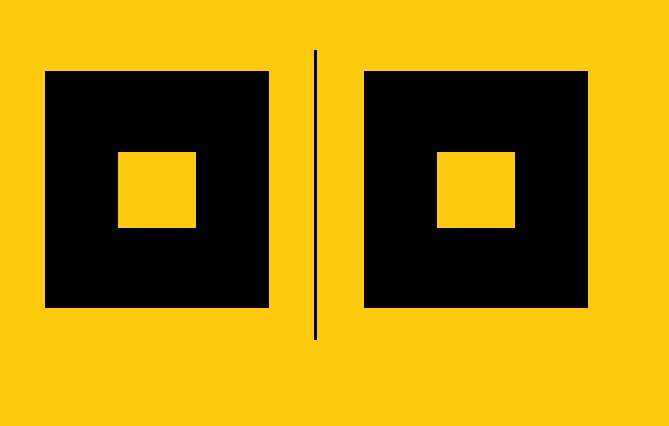
#> input picture imagen1.jpg, 669 x 426 px, found by its file name
$ python contorno.py
#> lines starting #> are read from the running program, lines starting #| are printed output that depends on the picture; after the words box and inside, x2 and y2 are one past the last pixel; in counts of white or black regions, pixels touching at a corner belong together
#3 JUST COLOR PICKER

import cv2

# apertura de la imagen a trabajar
imagen = cv2.imread('proyecto\moendas_contorno\imagen1.jpg')
#> imagen is the input picture: shape (426, 669, 3); mean B, G, R 9.4, 133.9, 169.8

# pasar la img a escala de grises para trabajarla
# se puede elegir la cantidad de colores y bits
grises = cv2.cvtColor(imagen, cv2.COLOR_BGR2GRAY)
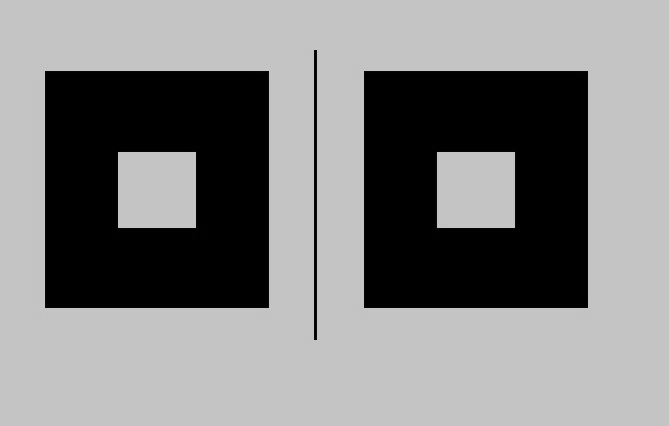
#> grises: shape (426, 669); min 0, max 203, mean 130.6

# Separamos los objetos de su entorno para trabajar la img
#Umbralizacion simple
_, img_umbral = cv2.threshold(grises, 100, 255, cv2.THRESH_BINARY)
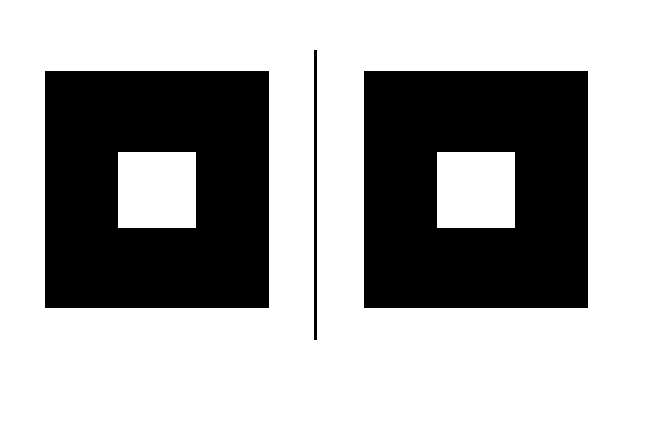
#> img_umbral: shape (426, 669); 66.6% white; 3 black regions
# econtrar los contornos de la imagen trabajada
contorno, jerarquia = cv2.findContours(img_umbral, cv2.RETR_LIST, cv2.CHAIN_APPROX_SIMPLE)
#> contorno = 6 contours; box (x1, y1, x2, y2) and area: (0, 0, 669, 426) 283900, (363, 70, 589, 309) 53548, (44, 70, 270, 309) 53548, (437, 152, 515, 228) 5775, (118, 152, 196, 228) 5775, (313, 49, 318, 341) 1162; jerarquia = [[1, -1, -1, -1], [2, 0, -1, -1], [3, 1, -1, -1], [4, 2, -1, -1], [5, 3, -1, -1], [-1, 4, -1, -1]]
cv2.drawContours(imagen, contorno, -1, (251, 100, 50), 3)
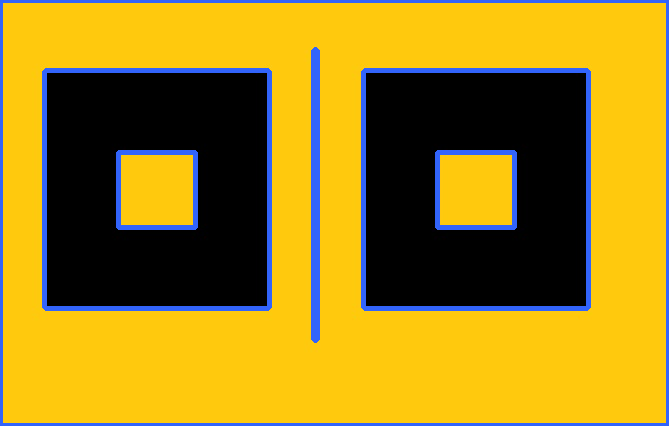
#> imagen: shape (426, 669, 3); 7.51% of pixels changed, all inside (x1, y1, x2, y2) = (0, 0, 669, 426)


#Muestra las imagenes
cv2.imshow('Imagen original', imagen)
#cv2.imshow('Imagen en grises', grises)
#cv2.imshow('Imagen umbral', img_umbral)

cv2.waitKey(0) #valor 0 para imagenes estáticas / 1 para videos o cámara encendida (facial recognition)
cv2.destroyAllWindows()

$ run again, with imagen2.jpg copied over imagen1.jpg
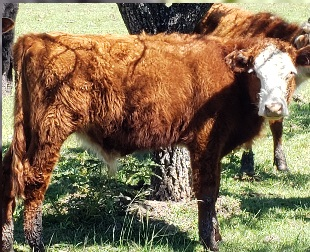
#> input picture imagen2.jpg, 310 x 252 px, found by its file name
#> imagen is the input picture: shape (252, 310, 3); mean B, G, R 83, 111.5, 131.2
#> `_, img_umbral = cv2.threshold(grises, 100, 255, cv2.THRESH_BINARY)`:
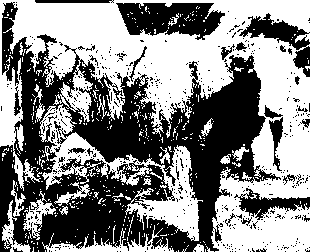
#> img_umbral: shape (252, 310); 52.6% white; 511 black regions (482 under 20 px)
#> contorno = 1297 contours, 1241 with area under 20; largest, box (x1, y1, x2, y2) and area: (0, 0, 310, 252) 34224, (39, 104, 203, 241) 5543, (115, 2, 226, 41) 3048, (42, 225, 174, 252) 750, (23, 191, 56, 240) 508; jerarquia = 1297 rows, first 6: [1, -1, -1, -1], [2, 0, -1, -1], [3, 1, -1, -1], [4, 2, -1, -1], [5, 3, -1, -1], [6, 4, -1, -1]
#> `cv2.drawContours(imagen, contorno, -1, (251, 100, 50), 3)`:
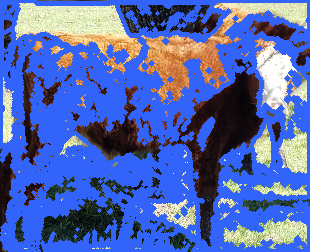
#> imagen: shape (252, 310, 3); mean B, G, R 177.9, 105, 83.8
